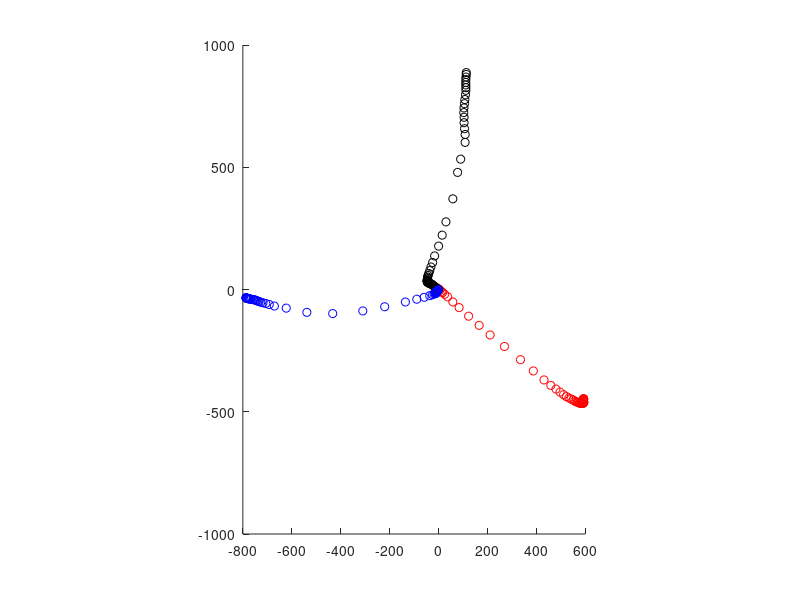
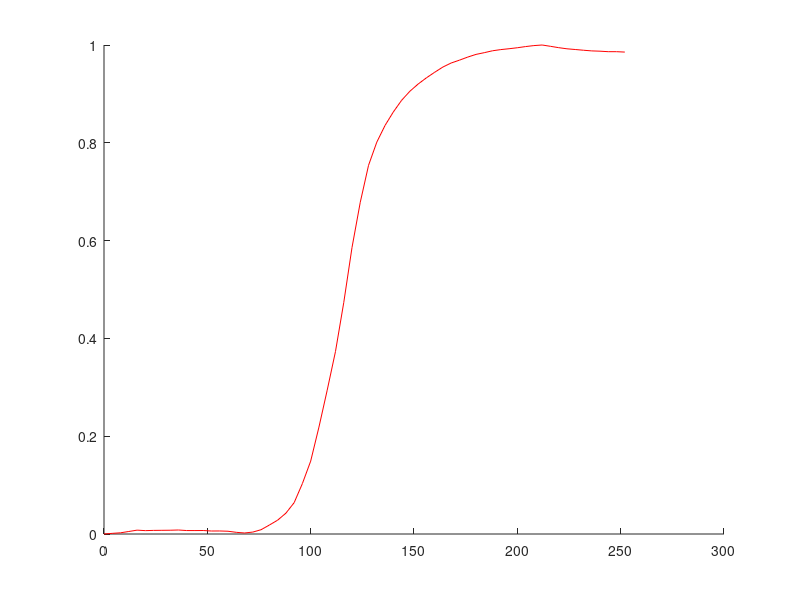

Recreate these plots in MATLAB, in order. (Note: this script raises an error after producing the figures.)
clear; clc; close all;

calib = load('ActuationCalibration6.txt', '-ascii');

actuators = {calib(find(calib(:,1) == 0),:), calib(find(calib(:,1) == 1), :),...
    calib(find(calib(:,1) == 2), :)};

for i=1:length(actuators)
    actuators{i}(1,3:4) = 0;
    %actuators{i}(find(sqrt(sum(actuators{i}(:,3:4).^2,2)) < 0.25),3:4) = 0;
    actuators{i}(:,3) = cumsum(actuators{i}(:,3));
    actuators{i}(:,4) = cumsum(actuators{i}(:,4)); 
end

figure;
hold on;
colors = {'r', 'k', 'b'};
for i=1:length(actuators)
    scatter(actuators{i}(:,3), actuators{i}(:,4), colors{i});
end
daspect([1 1 1])

fsigm = @(p,xval) p(1)+(p(2)-p(1))./(1+10.^((p(3)-xval)*p(4)));

figure;
hold on;
for i=1:length(actuators)
    mag = sqrt(sum(actuators{i}(:,3:4).^2,2));
    mag = mag/max(mag);
    plot(actuators{i}(:,2),mag,colors{i});
    
    params = sigm_fit(actuators{i}(:,2), mag, [], [], 0);
    display(sprintf('actuator %d a=%f, b=%f, c=%f, d=%f',i,params(1),params(2),params(3),params(4)));
    plot(actuators{i}(:,2),fsigm(params,actuators{i}(:,2)),strcat(colors{mod(i+1,3)+1},'--'));
end


% syms a b c d x0 real
% simplify(fsigm([a,b,c,d], (d*c+log10(x0-a)-log10(b-x0))/d))
% 
% figure;
% hold on;
% for i=1:length(actuators)
%     mag = sqrt(sum(actuators{i}(:,3:4).^2,2));
%     mag = mag/max(mag);
%     plot(actuators{i}(:,2),mag,colors{i});
%     
%     params = sigm_fit(actuators{i}(:,2), mag, [], [], 0);
%     xs = [0:255];
%     mapped_xs = round(max(min((params(4)*params(3)+log10(max((xs/255)-params(1),1e-6))-log10(max(params(2)-(xs/255),1e-6)))/params(4), 255),0));
%     plot(xs,fsigm(params, mapped_xs),strcat(colors{mod(i+1,3)+1},'--'));
% end